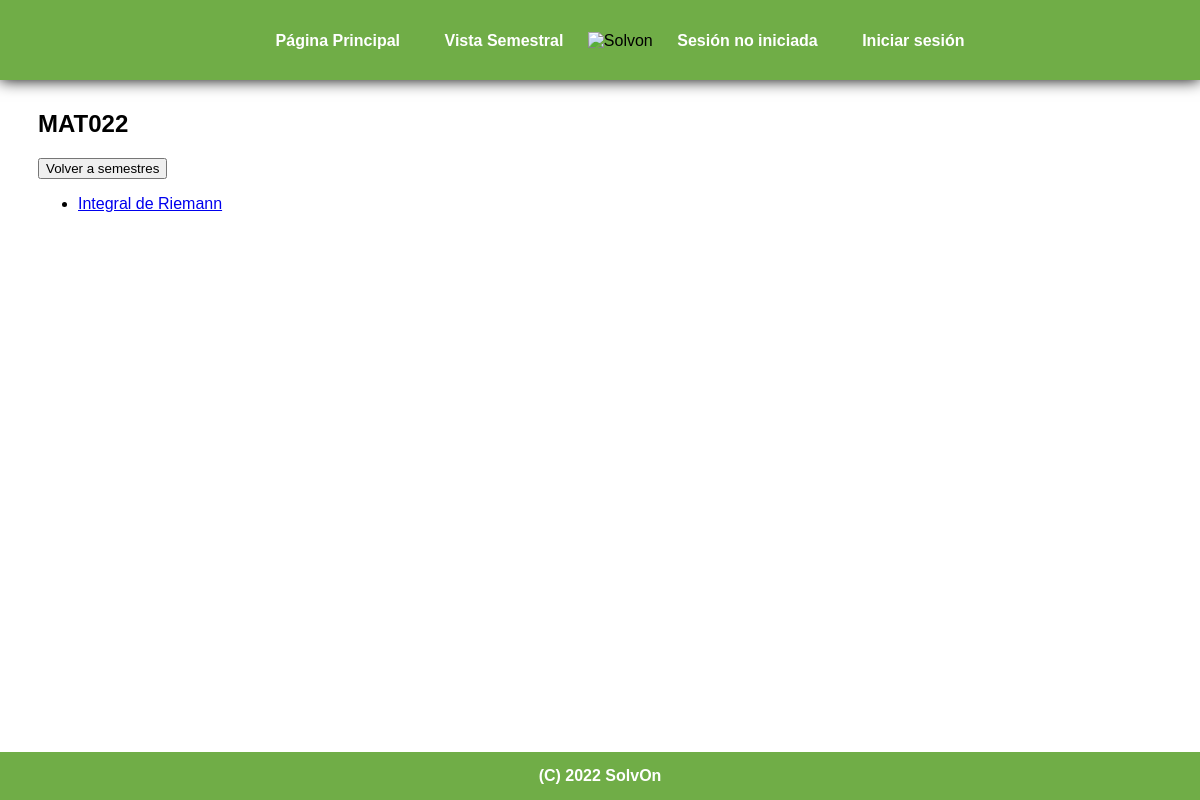
/solvit/course/MAT022, run on an earlier commit of the app's database.
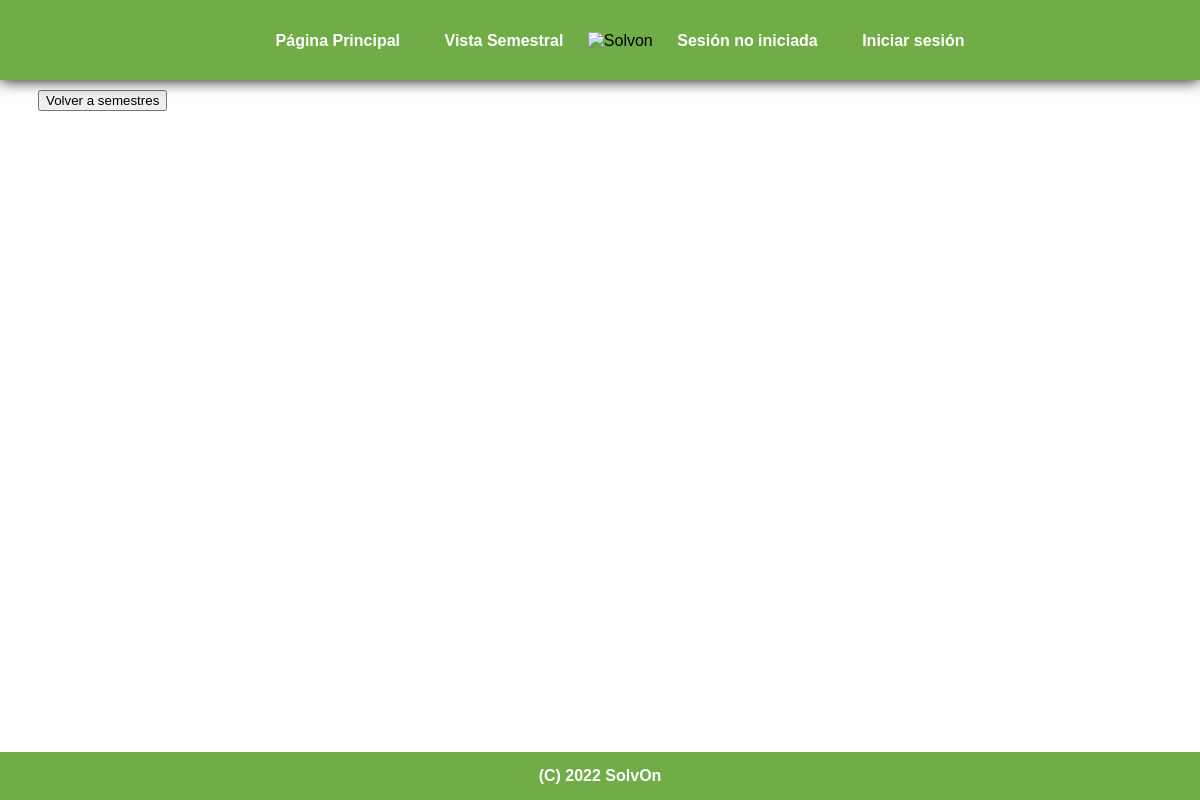
And on a later commit of the database.
### solvit/models.py (models this page shows)
class Topic(models.Model):      # Modelo que representa una materia
    topic_name = models.CharField(max_length=200, help_text='Ingresar nombre de la materia', null=True)
    belonging_course = models.SlugField(max_length=6,help_text='Ingresar código del ramo',null=True)
    semester_given = models.ForeignKey('Semester', on_delete=models.SET_NULL, null=True)
    class Meta:
        ordering = ['semester_given']
    def get_absolute_url(self):
        underscorer = self.topic_name.replace(' ','_')
        validator = underscorer.replace("'","_")
        final_slug = strip_accents(validator)
        return f"/solvit/{final_slug}"
    def __str__(self):
        return self.topic_name

### solvit/views.py (the view)
# urls.py: path('course/<slug:slug>',views.CourseView.as_view(), name='course_detail'),
class CourseView(generic.ListView):
    template_name = 'solvit/course.html'
    model = Topic
    context_object_name = 'topic_list'
    def get_queryset(self, *args, **kwargs): # filtro de materias por ramo
        qs = super().get_queryset(*args, **kwargs)
        fltr = self.kwargs['slug']
        if fltr != 'all':
            qs = qs.filter(belonging_course=fltr)
        return qs

### solvit/models.py (called while the page is built)
def strip_accents(s):   # función que quita vocales con acentos
    return ''.join(c for c in unicodedata.normalize('NFD', s)
                    if unicodedata.category(c) != 'Mn')

### solvit/templates/solvit/course.html (shortened to what this page needs)
{% extends "solvit/main.html" %}
{% block page_content %}
<body>
    {% for topic in topic_list|slice:":1" %}
        <h2>{{ topic.belonging_course }}</h2>
    {% endfor %}
    <button onclick="history.back()">Volver a semestres</button>
    <ul>
    {% for topic in topic_list %}
        <li><a href="{{ topic.get_absolute_url }}">{{ topic }}</a></li>
    {% endfor %}
    </ul>
</body>
{% endblock %}

### solvit/templates/solvit/main.html (shortened to what this page needs)
<!DOCTYPE html>
{% load static %}
<link rel="stylesheet" href="{% static 'solvit/main.css' %}">
<html>
    <body>
        <div class="topnav">
            <header>
                <ul>
                    <li>
                        <a href="{% url 'solvit:index' %}">Página Principal</a>
                    </li>
                    <li>
                        <a href="{% url 'solvit:semesters' %}">Vista Semestral</a>
                    </li>
                    <div class="logo-image">
                        <img src="https://cdn.discordapp.com/attachments/1015030218899075118/1040795707042439250/image.png" width="62" height="64" alt="Solvon" class="img-fluid">
                    </div>
                    {% if request.user|stringformat:"s" != "AnonymousUser" %}
                    <li>
                        <span class="greet">Hola, {{request.user}}</span>
                    </li>
                    <li>
                        <span class="greet"><a href="{% url 'solvit:logout' %}">Cerrar sesión</a></span>
                    </li>
                    {% else %}
                    <li>
                        <span class="greet">Sesión no iniciada</span>
                    </li>
                    <li>
                        <a class="nav-link" href="{% url 'solvit:login' %}">Iniciar sesión</a>
                    </li>
                    {% endif %}
                </ul>
            </header>
        </div>
        <div class="box">
        {% block page_content %}{%endblock%}
        </div>
        <div class="footer">
        <p>(C) 2022 SolvOn</p>
        </div>
    </body>
</html>

### solvit/static/solvit/main.css (style rules this page uses)
body { margin-top: 60px; margin-bottom: 38px; padding: 30px; background-size: cover; font-family: sans-serif; }
.topnav { background-color: #70AD47; position: fixed; left: 0; right: 0; top: 0px; height: 80px; display: flex; justify-content: center; align-items: center; box-shadow: 0 0 15px 0 rgb(0, 0, 0.5); }
header * { display: inline; vertical-align: middle; }
header li { margin: 20px; }
header li a { color: rgb(255, 255, 255); font-weight: bold; align-items: center; text-decoration: none; }
header li span { color: rgb(255, 255, 255); font-weight: bold; align-items: center; text-decoration: none; }
.logo-image { width: 46px; height: 46px; border-radius: 50%; align-items: center; overflow: hidden; margin-top: -6px; }
.footer { position: fixed; left: 0; bottom: 0; font-weight: bold; width: 100%; background-color: #70AD47; color: white; text-align: center; }
.footer p { margin: 15px; }

What changed in the data, as far as the page shows it:
removed Topic: belonging_course "MAT022", topic_name "Integral de Riemann"
